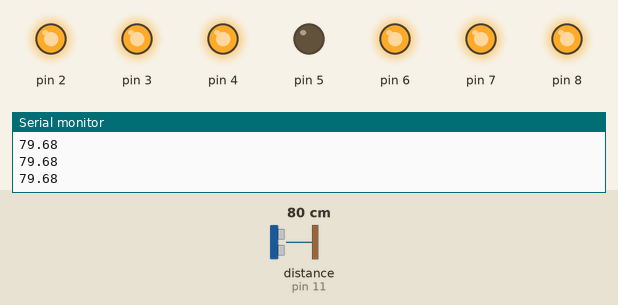
Simulated run of this sketch. Board: Arduino Uno, built with avr-gcc and run on an emulated ATmega328P. On the bench: output pins drawn as LEDs (lit = HIGH), the last lines printed to the serial monitor. Wiring (inferred from the names in the program): ultrasonic range finder: trigger pin 10; echo pin 11. Dashed ring = blinking. Inputs (shaded band) come from the test bench; at power-on: distance to the obstacle (sensor on pin 11) 80 cm. The echo pulse lasts 58.3 µs per cm; pins used as bus, display or sensor lines are not drawn.

Above: at 1.2 s.
1.3 s: distance to the obstacle (sensor on pin 11) set to 23 cm
2.8 s: distance to the obstacle (sensor on pin 11) set to 18 cm
At 4.22 s:
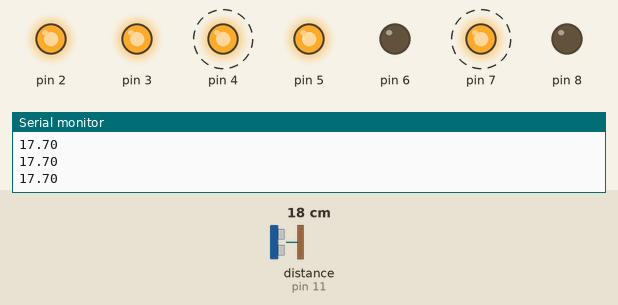
5.8 s: distance to the obstacle (sensor on pin 11) set to 35 cm
At 6.9 s:
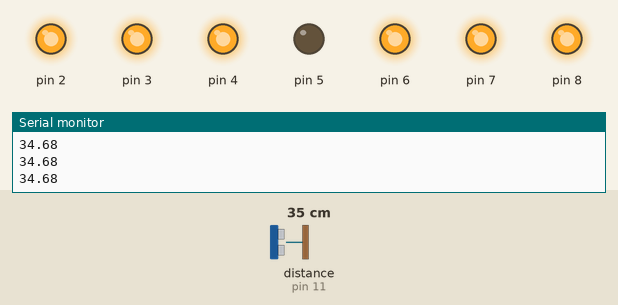
7.3 s: distance to the obstacle (sensor on pin 11) set to 2 cm
At 8.42 s:
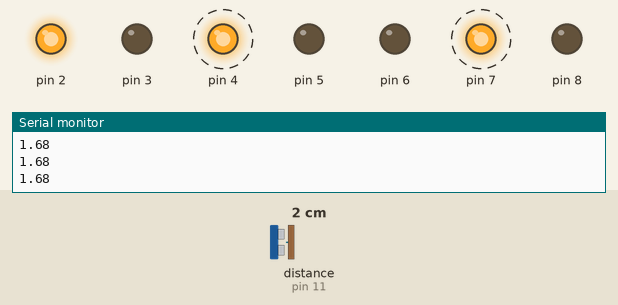
Timing chart, 0 to 11.3 s (numbered marks = the images above; inputs shaded):
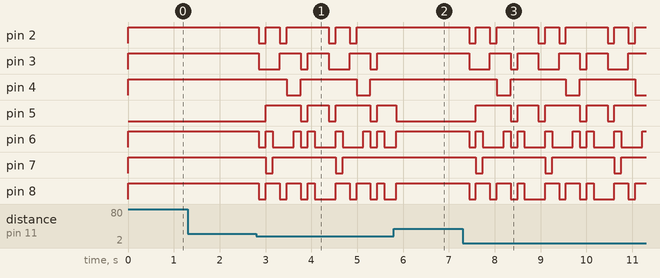

Measured:
- the behaviour switches between 21 and 20 cm on distance to the obstacle (sensor on pin 11) (found by bisection; images 0 and 1)
- after the input at 2.8 s, pin 2: HIGH → LOW after 0.06 s, → HIGH 0.15 s later, → LOW 0.30 s later, → HIGH 0.15 s later, … (8 changes in this stretch); pin 3: HIGH → LOW after 0.06 s, → HIGH 0.46 s later, → LOW 0.46 s later, → HIGH 0.15 s later, … (8 changes in this stretch)
- after the input at 5.8 s, pin 2: stops changing and stays HIGH; pin 3: stays HIGH (without the input it goes to LOW after 0.10 s); pin 4: stays HIGH (without the input it goes to LOW after 0.70 s); pin 7: stays HIGH (without the input it goes to LOW after 0.25 s)
- after the input at 7.3 s, pin 2: HIGH → LOW after 0.14 s, then repeats every 1.5 s: HIGH 0.30 s, LOW 0.15 s, HIGH 0.91 s, LOW 0.15 s; pin 3: HIGH → LOW after 0.14 s, then repeats every 1.5 s: HIGH 0.45 s, LOW 0.15 s, HIGH 0.45 s, LOW 0.45 s

The sketch:

SensorContador.ino
```cpp
const int number[10][7] = {{1,1,1,0,1,1,1},
                          {0,0,1,0,0,1,0}, {1,0,1,1,1,0,1},
                          {1,0,1,1,0,1,1}, {0,1,1,1,0,1,0},
                          {1,1,0,1,0,1,1}, {1,1,0,1,1,1,1},
                          {1,0,1,0,0,1,0}, {1,1,1,1,1,1,1},
                          {1,1,1,1,0,1,0}};
long tiempo;
const int triger = 10;
const int echo = 11;
float dist;

int count = 0;

void setup() {
  pinMode(triger, OUTPUT);
  pinMode(echo, INPUT);
  for(int i=2;i<=8;i++) pinMode(i, OUTPUT);
  Serial.begin(9600);
}

void loop() {

  digitalWrite(triger, HIGH);
  delayMicroseconds(10);
  digitalWrite(triger, LOW);
  tiempo = (pulseIn(echo, HIGH) / 2);
  dist = float(tiempo * 0.0343);
  Serial.println(dist);

  if(count == 10) count = 0;

  if(dist < 20){
    delay(50);
    if(dist < 20) count++;
  }
  display(count);

}

void display (int n){
  for(int i=0;i<=6;i++)
    digitalWrite(i+2,number[n][i]);
  delay (100);
}
```
